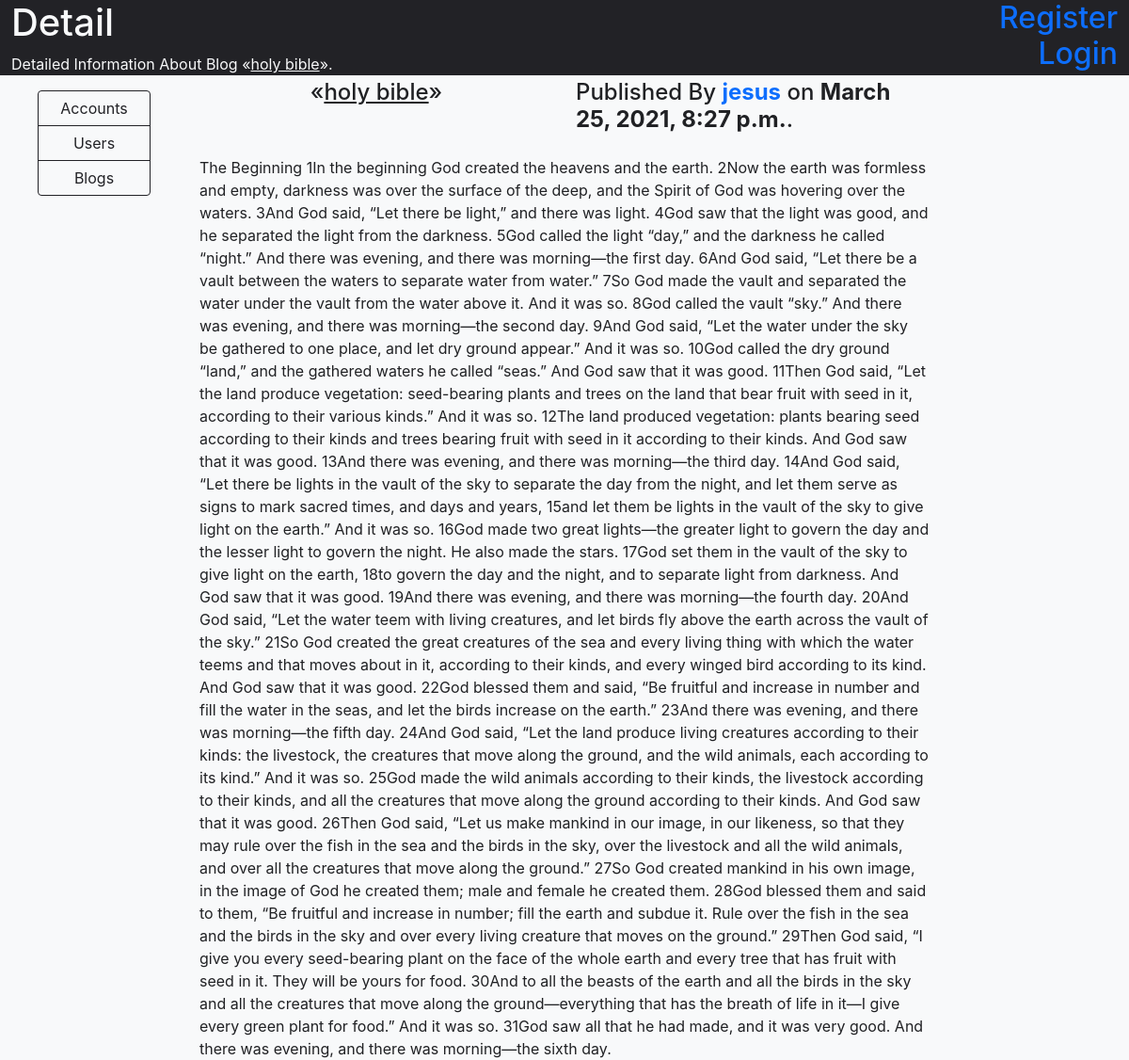
The page /blogs/9/ on the database its author committed.
### blogs/models.py (models this page shows)
class Blog(models.Model):
    user = models.ForeignKey(User, on_delete=models.CASCADE, blank=True, null=True)
    blog_name = models.CharField(max_length=200)
    blog_text = models.CharField(max_length=9999)
    pub_date = models.DateTimeField(auto_now_add=True, blank=True, null=True)
    def __str__(self):
        return self.blog_name

### blogs/views.py (the view)
# urls.py: path('<int:pk>/', views.DetailView.as_view(), name='detail'),
class DetailView(generic.DetailView):
    model = Blog
    template_name = 'blogs/detail.html'
    def get_queryset(self):
        return Blog.objects.all()

### templates/blogs/detail.html (shortened to what this page needs)
{% extends '../base/base.html' %}
{% block header %}
    <h1>Detail</h1>
    <p>Detailed Information About Blog &laquo;<span class='text-decoration-underline'>{{blog}}</span>&raquo;.</p>
{% endblock %}
{% block content %}
    <div class='row mt-1 h4'>
        <div class='col-6 d-flex justify-content-center'>
            &laquo;<span class='text-decoration-underline'>{{ blog }}</span>&raquo;
        </div>
        <div class='col-6'>
            Published By
            <a href='{% url "accounts:detail" blog.user %}' class='text-decoration-none fw-bold'>{{ blog.user }}</a>
            on <b>{{ blog.pub_date }}</b>.
        </div>
    </div>
    <p class='pt-3'>{{ blog.blog_text }}</p>
{% endblock %}

### rows shown on the page
Blog: blog_name "holy bible", user "jesus", pub_date "March 25, 2021, 8:27 p.m.", blog_text "The Beginning 1In the beginning God created the heavens and the earth. 2Now the earth was formless and empty, darkness was over the surface of the deep, and the Spirit of God was hovering over the waters. 3And God said, “Let there be light,” and there was light. 4God saw that the light was good, and he separated the light from the darkness. 5God called the light “day,” and the darkness he called “night.” And there was evening, and there was morning—the first day. 6And God said, “Let there be a vault between the waters to separate water from water.” 7So God made the vault and separated the water under the vault from the water above it. And it was so. 8God called the vault “sky.” And there…"
